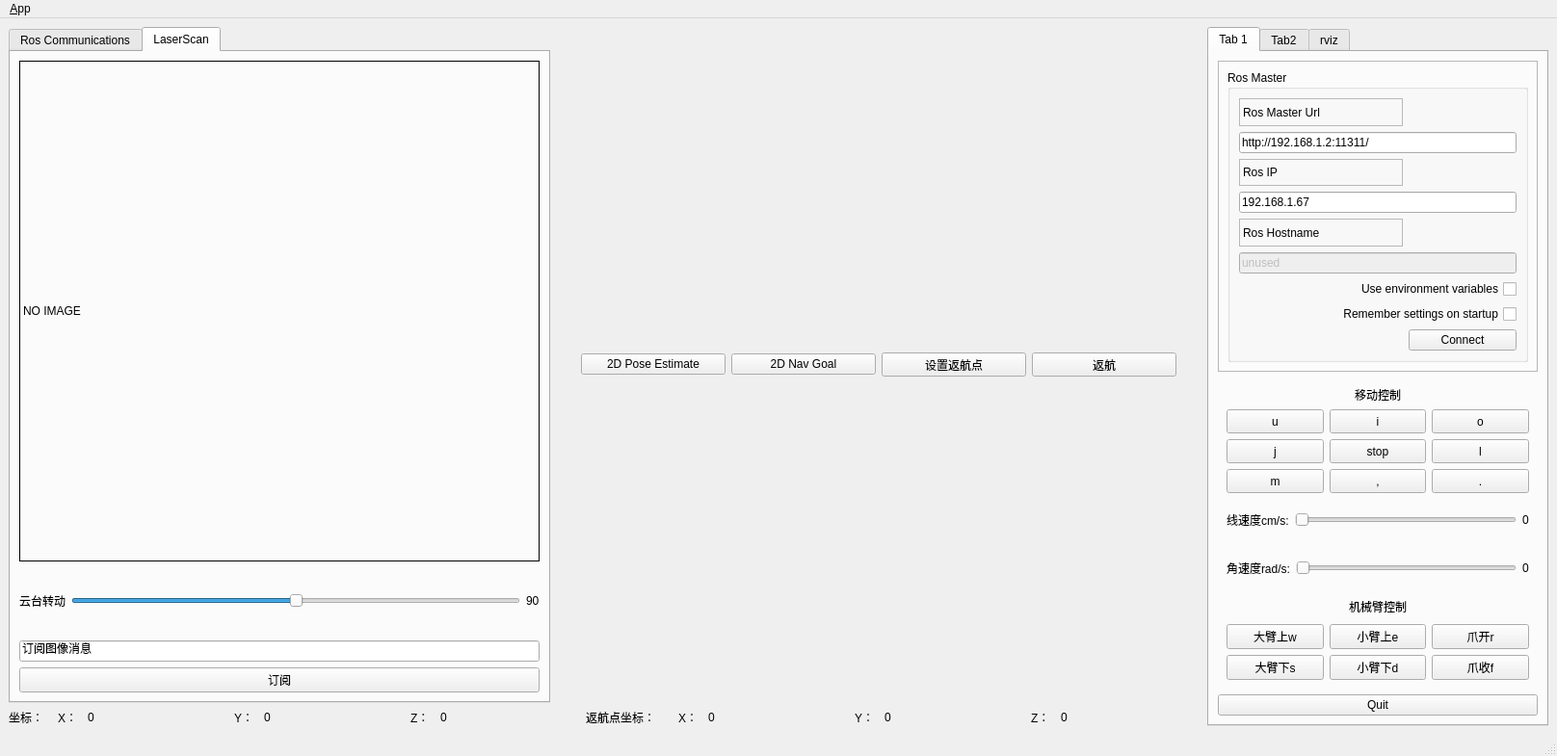
<?xml version="1.0" encoding="UTF-8"?>
<ui version="4.0">
 <class>MainWindowDesign</class>
 <widget class="QMainWindow" name="MainWindowDesign">
  <property name="geometry">
   <rect>
    <x>0</x>
    <y>0</y>
    <width>1616</width>
    <height>785</height>
   </rect>
  </property>
  <property name="maximumSize">
   <size>
    <width>100000</width>
    <height>100000</height>
   </size>
  </property>
  <property name="windowTitle">
   <string>QRosApp</string>
  </property>
  <property name="windowIcon">
   <iconset resource="../resources/images.qrc">
    <normaloff>:/images/icon.png</normaloff>:/images/icon.png</iconset>
  </property>
  <property name="locale">
   <locale language="English" country="Australia"/>
  </property>
  <widget class="QWidget" name="centralwidget">
   <layout class="QGridLayout" name="gridLayout_3">
    <item row="0" column="0">
     <layout class="QHBoxLayout" name="horizontalLayout_8">
      <item>
       <layout class="QVBoxLayout" name="verticalLayout_12">
        <item>
         <layout class="QHBoxLayout" name="horizontalLayout_7">
          <item>
           <widget class="QTabWidget" name="tab_manager">
            <property name="minimumSize">
             <size>
              <width>560</width>
              <height>670</height>
             </size>
            </property>
            <property name="maximumSize">
             <size>
              <width>100000</width>
              <height>100000</height>
             </size>
            </property>
            <property name="locale">
             <locale language="English" country="Australia"/>
            </property>
            <property name="currentIndex">
             <number>1</number>
            </property>
            <widget class="QWidget" name="tab_status">
             <attribute name="title">
              <string>Ros Communications</string>
             </attribute>
             <layout class="QVBoxLayout" name="verticalLayout_7">
              <item>
               <layout class="QHBoxLayout" name="horizontalLayout_6">
                <item>
                 <layout class="QVBoxLayout" name="verticalLayout_4">
                  <item>
                   <widget class="QWidget" name="widget_speed_x" native="true">
                    <property name="minimumSize">
                     <size>
                      <width>250</width>
                      <height>250</height>
                     </size>
                    </property>
                    <property name="maximumSize">
                     <size>
                      <width>100000</width>
                      <height>100000</height>
                     </size>
                    </property>
                   </widget>
                  </item>
                  <item>
                   <layout class="QHBoxLayout" name="horizontalLayout_3">
                    <item>
                     <widget class="QLabel" name="label_4">
                      <property name="minimumSize">
                       <size>
                        <width>125</width>
                        <height>20</height>
                       </size>
                      </property>
                      <property name="maximumSize">
                       <size>
                        <width>125</width>
                        <height>16777215</height>
                       </size>
                      </property>
                      <property name="text">
                       <string>x轴线速度</string>
                      </property>
                      <property name="alignment">
                       <set>Qt::AlignCenter</set>
                      </property>
                     </widget>
                    </item>
                    <item>
                     <widget class="QLabel" name="label_dir_x">
                      <property name="minimumSize">
                       <size>
                        <width>125</width>
                        <height>20</height>
                       </size>
                      </property>
                      <property name="maximumSize">
                       <size>
                        <width>125</width>
                        <height>16777215</height>
                       </size>
                      </property>
                      <property name="text">
                       <string>正向</string>
                      </property>
                      <property name="alignment">
                       <set>Qt::AlignCenter</set>
                      </property>
                     </widget>
                    </item>
                   </layout>
                  </item>
                 </layout>
                </item>
                <item>
                 <layout class="QVBoxLayout" name="verticalLayout_6">
                  <item>
                   <widget class="QWidget" name="widget_speed_y" native="true">
                    <property name="minimumSize">
                     <size>
                      <width>250</width>
                      <height>250</height>
                     </size>
                    </property>
                    <property name="maximumSize">
                     <size>
                      <width>10000</width>
                      <height>10000</height>
                     </size>
                    </property>
                   </widget>
                  </item>
                  <item>
                   <layout class="QHBoxLayout" name="horizontalLayout_4">
                    <item>
                     <widget class="QLabel" name="label_6">
                      <property name="minimumSize">
                       <size>
                        <width>125</width>
                        <height>23</height>
                       </size>
                      </property>
                      <property name="maximumSize">
                       <size>
                        <width>125</width>
                        <height>16777215</height>
                       </size>
                      </property>
                      <property name="text">
                       <string>y轴线速度</string>
                      </property>
                      <property name="alignment">
                       <set>Qt::AlignCenter</set>
                      </property>
                     </widget>
                    </item>
                    <item>
                     <widget class="QLabel" name="label_dir_y">
                      <property name="minimumSize">
                       <size>
                        <width>125</width>
                        <height>20</height>
                       </size>
                      </property>
                      <property name="maximumSize">
                       <size>
                        <width>125</width>
                        <height>16777215</height>
                       </size>
                      </property>
                      <property name="text">
                       <string>正向</string>
                      </property>
                      <property name="alignment">
                       <set>Qt::AlignCenter</set>
                      </property>
                     </widget>
                    </item>
                   </layout>
                  </item>
                 </layout>
                </item>
               </layout>
              </item>
              <item>
               <widget class="QFrame" name="frame_2">
                <property name="frameShape">
                 <enum>QFrame::HLine</enum>
                </property>
                <property name="frameShadow">
                 <enum>QFrame::Raised</enum>
                </property>
               </widget>
              </item>
              <item>
               <widget class="QGroupBox" name="groupBox_12">
                <property name="enabled">
                 <bool>true</bool>
                </property>
                <property name="sizePolicy">
                 <sizepolicy hsizetype="Preferred" vsizetype="Preferred">
                  <horstretch>0</horstretch>
                  <verstretch>0</verstretch>
                 </sizepolicy>
                </property>
                <property name="minimumSize">
                 <size>
                  <width>270</width>
                  <height>300</height>
                 </size>
                </property>
                <property name="maximumSize">
                 <size>
                  <width>10000</width>
                  <height>10000</height>
                 </size>
                </property>
                <property name="title">
                 <string>Logging</string>
                </property>
                <widget class="QListView" name="view_logging">
                 <property name="geometry">
                  <rect>
                   <x>12</x>
                   <y>32</y>
                   <width>521</width>
                   <height>291</height>
                  </rect>
                 </property>
                 <property name="minimumSize">
                  <size>
                   <width>250</width>
                   <height>250</height>
                  </size>
                 </property>
                 <property name="maximumSize">
                  <size>
                   <width>10000</width>
                   <height>10000</height>
                  </size>
                 </property>
                </widget>
               </widget>
              </item>
             </layout>
            </widget>
            <widget class="QWidget" name="tab_3">
             <attribute name="title">
              <string>LaserScan</string>
             </attribute>
             <layout class="QGridLayout" name="gridLayout_7">
              <item row="0" column="0">
               <layout class="QVBoxLayout" name="verticalLayout_10">
                <item>
                 <widget class="QLabel" name="label_image">
                  <property name="minimumSize">
                   <size>
                    <width>540</width>
                    <height>520</height>
                   </size>
                  </property>
                  <property name="maximumSize">
                   <size>
                    <width>10000</width>
                    <height>10000</height>
                   </size>
                  </property>
                  <property name="styleSheet">
                   <string notr="true">border:1px solid black</string>
                  </property>
                  <property name="text">
                   <string>NO IMAGE</string>
                  </property>
                 </widget>
                </item>
                <item>
                 <layout class="QVBoxLayout" name="verticalLayout_9">
                  <item>
                   <layout class="QHBoxLayout" name="horizontalLayout_9">
                    <item>
                     <widget class="QLabel" name="label_22">
                      <property name="text">
                       <string>云台转动</string>
                      </property>
                     </widget>
                    </item>
                    <item>
                     <widget class="QSlider" name="PTZ_Slider">
                      <property name="minimum">
                       <number>60</number>
                      </property>
                      <property name="maximum">
                       <number>120</number>
                      </property>
                      <property name="value">
                       <number>90</number>
                      </property>
                      <property name="orientation">
                       <enum>Qt::Horizontal</enum>
                      </property>
                     </widget>
                    </item>
                    <item>
                     <widget class="QLabel" name="label_PTZ">
                      <property name="text">
                       <string>90</string>
                      </property>
                     </widget>
                    </item>
                   </layout>
                  </item>
                  <item>
                   <layout class="QVBoxLayout" name="verticalLayout_8">
                    <item>
                     <widget class="QLineEdit" name="lineEdit_image_topic">
                      <property name="text">
                       <string>订阅图像消息</string>
                      </property>
                     </widget>
                    </item>
                    <item>
                     <widget class="QPushButton" name="pushButton_sub_image">
                      <property name="text">
                       <string>订阅</string>
                      </property>
                     </widget>
                    </item>
                   </layout>
                  </item>
                 </layout>
                </item>
               </layout>
              </item>
             </layout>
            </widget>
           </widget>
          </item>
          <item>
           <widget class="QWidget" name="widget_2" native="true">
            <property name="sizePolicy">
             <sizepolicy hsizetype="Preferred" vsizetype="Preferred">
              <horstretch>0</horstretch>
              <verstretch>0</verstretch>
             </sizepolicy>
            </property>
            <property name="minimumSize">
             <size>
              <width>670</width>
              <height>680</height>
             </size>
            </property>
            <layout class="QGridLayout" name="gridLayout_2">
             <item row="0" column="0">
              <layout class="QVBoxLayout" name="verticalLayout_5">
               <item>
                <layout class="QHBoxLayout" name="horizontalLayout_2">
                 <item>
                  <widget class="QPushButton" name="set_start_pose_btn">
                   <property name="maximumSize">
                    <size>
                     <width>150</width>
                     <height>16777215</height>
                    </size>
                   </property>
                   <property name="text">
                    <string>2D Pose Estimate</string>
                   </property>
                   <property name="icon">
                    <iconset resource="../resources/images.qrc">
                     <normaloff>:/images/2D_Pose_Estimate.png</normaloff>:/images/2D_Pose_Estimate.png</iconset>
                   </property>
                  </widget>
                 </item>
                 <item>
                  <widget class="QPushButton" name="set_goal_pose_btn">
                   <property name="maximumSize">
                    <size>
                     <width>150</width>
                     <height>16777215</height>
                    </size>
                   </property>
                   <property name="text">
                    <string>2D Nav Goal</string>
                   </property>
                   <property name="icon">
                    <iconset resource="../resources/images.qrc">
                     <normaloff>:/images/2D_Nav_Goal.png</normaloff>:/images/2D_Nav_Goal.png</iconset>
                   </property>
                  </widget>
                 </item>
                 <item>
                  <widget class="QPushButton" name="set_returnpose_btn">
                   <property name="minimumSize">
                    <size>
                     <width>150</width>
                     <height>25</height>
                    </size>
                   </property>
                   <property name="maximumSize">
                    <size>
                     <width>150</width>
                     <height>25</height>
                    </size>
                   </property>
                   <property name="text">
                    <string>设置返航点</string>
                   </property>
                   <property name="icon">
                    <iconset resource="../resources/images.qrc">
                     <normaloff>:/images/set_pose.png</normaloff>:/images/set_pose.png</iconset>
                   </property>
                  </widget>
                 </item>
                 <item>
                  <widget class="QPushButton" name="returnpose_btn">
                   <property name="minimumSize">
                    <size>
                     <width>150</width>
                     <height>25</height>
                    </size>
                   </property>
                   <property name="maximumSize">
                    <size>
                     <width>150</width>
                     <height>25</height>
                    </size>
                   </property>
                   <property name="text">
                    <string>返航</string>
                   </property>
                   <property name="icon">
                    <iconset resource="../resources/images.qrc">
                     <normaloff>:/images/return.png</normaloff>:/images/return.png</iconset>
                   </property>
                  </widget>
                 </item>
                </layout>
               </item>
               <item>
                <layout class="QVBoxLayout" name="Layout_rviz"/>
               </item>
              </layout>
             </item>
            </layout>
           </widget>
          </item>
         </layout>
        </item>
        <item>
         <layout class="QHBoxLayout" name="horizontalLayout_5">
          <item>
           <widget class="QLabel" name="label_12">
            <property name="minimumSize">
             <size>
              <width>45</width>
              <height>0</height>
             </size>
            </property>
            <property name="maximumSize">
             <size>
              <width>45</width>
              <height>16777215</height>
             </size>
            </property>
            <property name="text">
             <string>坐标：</string>
            </property>
           </widget>
          </item>
          <item>
           <widget class="QLabel" name="label_13">
            <property name="maximumSize">
             <size>
              <width>25</width>
              <height>16777215</height>
             </size>
            </property>
            <property name="text">
             <string>X：</string>
            </property>
           </widget>
          </item>
          <item>
           <widget class="QLabel" name="pose_x">
            <property name="minimumSize">
             <size>
              <width>71</width>
              <height>0</height>
             </size>
            </property>
            <property name="maximumSize">
             <size>
              <width>16777215</width>
              <height>16777215</height>
             </size>
            </property>
            <property name="text">
             <string>0</string>
            </property>
           </widget>
          </item>
          <item>
           <widget class="QLabel" name="label_14">
            <property name="maximumSize">
             <size>
              <width>25</width>
              <height>16777215</height>
             </size>
            </property>
            <property name="text">
             <string>Y：</string>
            </property>
           </widget>
          </item>
          <item>
           <widget class="QLabel" name="pose_y">
            <property name="minimumSize">
             <size>
              <width>71</width>
              <height>0</height>
             </size>
            </property>
            <property name="maximumSize">
             <size>
              <width>16777215</width>
              <height>16777215</height>
             </size>
            </property>
            <property name="text">
             <string>0</string>
            </property>
           </widget>
          </item>
          <item>
           <widget class="QLabel" name="label_16">
            <property name="maximumSize">
             <size>
              <width>25</width>
              <height>16777215</height>
             </size>
            </property>
            <property name="text">
             <string>Z：</string>
            </property>
           </widget>
          </item>
          <item>
           <widget class="QLabel" name="pose_z">
            <property name="minimumSize">
             <size>
              <width>71</width>
              <height>0</height>
             </size>
            </property>
            <property name="maximumSize">
             <size>
              <width>16777215</width>
              <height>16777215</height>
             </size>
            </property>
            <property name="text">
             <string>0</string>
            </property>
           </widget>
          </item>
          <item>
           <widget class="QLabel" name="label_18">
            <property name="minimumSize">
             <size>
              <width>90</width>
              <height>0</height>
             </size>
            </property>
            <property name="maximumSize">
             <size>
              <width>90</width>
              <height>16777215</height>
             </size>
            </property>
            <property name="text">
             <string>返航点坐标：</string>
            </property>
           </widget>
          </item>
          <item>
           <widget class="QLabel" name="label_15">
            <property name="maximumSize">
             <size>
              <width>25</width>
              <height>16777215</height>
             </size>
            </property>
            <property name="text">
             <string>X：</string>
            </property>
           </widget>
          </item>
          <item>
           <widget class="QLabel" name="return_X">
            <property name="minimumSize">
             <size>
              <width>71</width>
              <height>0</height>
             </size>
            </property>
            <property name="maximumSize">
             <size>
              <width>16777215</width>
              <height>16777215</height>
             </size>
            </property>
            <property name="text">
             <string>0</string>
            </property>
           </widget>
          </item>
          <item>
           <widget class="QLabel" name="label_19">
            <property name="maximumSize">
             <size>
              <width>25</width>
              <height>16777215</height>
             </size>
            </property>
            <property name="text">
             <string>Y：</string>
            </property>
           </widget>
          </item>
          <item>
           <widget class="QLabel" name="return_Y">
            <property name="minimumSize">
             <size>
              <width>71</width>
              <height>0</height>
             </size>
            </property>
            <property name="maximumSize">
             <size>
              <width>16777215</width>
              <height>16777215</height>
             </size>
            </property>
            <property name="text">
             <string>0</string>
            </property>
           </widget>
          </item>
          <item>
           <widget class="QLabel" name="label_17">
            <property name="maximumSize">
             <size>
              <width>25</width>
              <height>16777215</height>
             </size>
            </property>
            <property name="text">
             <string>Z：</string>
            </property>
           </widget>
          </item>
          <item>
           <widget class="QLabel" name="return_Z">
            <property name="minimumSize">
             <size>
              <width>71</width>
              <height>0</height>
             </size>
            </property>
            <property name="maximumSize">
             <size>
              <width>16777215</width>
              <height>16777215</height>
             </size>
            </property>
            <property name="text">
             <string>0</string>
            </property>
           </widget>
          </item>
         </layout>
        </item>
       </layout>
      </item>
      <item>
       <widget class="QTabWidget" name="tabWidget">
        <property name="minimumSize">
         <size>
          <width>350</width>
          <height>700</height>
         </size>
        </property>
        <property name="maximumSize">
         <size>
          <width>10000</width>
          <height>10000</height>
         </size>
        </property>
        <property name="currentIndex">
         <number>0</number>
        </property>
        <widget class="QWidget" name="tab">
         <attribute name="title">
          <string>Tab 1</string>
         </attribute>
         <layout class="QVBoxLayout" name="verticalLayout_11">
          <item>
           <widget class="QFrame" name="frame">
            <property name="sizePolicy">
             <sizepolicy hsizetype="Minimum" vsizetype="Preferred">
              <horstretch>0</horstretch>
              <verstretch>0</verstretch>
             </sizepolicy>
            </property>
            <property name="frameShape">
             <enum>QFrame::StyledPanel</enum>
            </property>
            <property name="frameShadow">
             <enum>QFrame::Raised</enum>
            </property>
            <layout class="QVBoxLayout" name="verticalLayout_3">
             <item>
              <widget class="QGroupBox" name="groupBox">
               <property name="title">
                <string>Ros Master</string>
               </property>
               <layout class="QGridLayout" name="gridLayout">
                <item row="8" column="1">
                 <widget class="QPushButton" name="button_connect">
                  <property name="enabled">
                   <bool>true</bool>
                  </property>
                  <property name="sizePolicy">
                   <sizepolicy hsizetype="MinimumExpanding" vsizetype="Fixed">
                    <horstretch>0</horstretch>
                    <verstretch>0</verstretch>
                   </sizepolicy>
                  </property>
                  <property name="toolTip">
                   <string>Set the target to the current joint trajectory state.</string>
                  </property>
                  <property name="statusTip">
                   <string>Clear all waypoints and set the target to the current joint trajectory state.</string>
                  </property>
                  <property name="text">
                   <string>Connect</string>
                  </property>
                 </widget>
                </item>
                <item row="0" column="0">
                 <widget class="QLabel" name="label">
                  <property name="frameShape">
                   <enum>QFrame::StyledPanel</enum>
                  </property>
                  <property name="frameShadow">
                   <enum>QFrame::Raised</enum>
                  </property>
                  <property name="text">
                   <string>Ros Master Url</string>
                  </property>
                 </widget>
                </item>
                <item row="5" column="0" colspan="2">
                 <widget class="QLineEdit" name="line_edit_topic">
                  <property name="enabled">
                   <bool>false</bool>
                  </property>
                  <property name="text">
                   <string>unused</string>
                  </property>
                 </widget>
                </item>
                <item row="8" column="0">
                 <spacer name="horizontalSpacer">
                  <property name="orientation">
                   <enum>Qt::Horizontal</enum>
                  </property>
                  <property name="sizeHint" stdset="0">
                   <size>
                    <width>170</width>
                    <height>21</height>
                   </size>
                  </property>
                 </spacer>
                </item>
                <item row="7" column="0" colspan="2">
                 <widget class="QCheckBox" name="checkbox_remember_settings">
                  <property name="layoutDirection">
                   <enum>Qt::RightToLeft</enum>
                  </property>
                  <property name="text">
                   <string>Remember settings on startup</string>
                  </property>
                 </widget>
                </item>
                <item row="6" column="0" colspan="2">
                 <widget class="QCheckBox" name="checkbox_use_environment">
                  <property name="layoutDirection">
                   <enum>Qt::RightToLeft</enum>
                  </property>
                  <property name="text">
                   <string>Use environment variables</string>
                  </property>
                 </widget>
                </item>
                <item row="2" column="0">
                 <widget class="QLabel" name="label_2">
                  <property name="frameShape">
                   <enum>QFrame::StyledPanel</enum>
                  </property>
                  <property name="frameShadow">
                   <enum>QFrame::Raised</enum>
                  </property>
                  <property name="text">
                   <string>Ros IP</string>
                  </property>
                 </widget>
                </item>
                <item row="4" column="0">
                 <widget class="QLabel" name="label_3">
                  <property name="frameShape">
                   <enum>QFrame::StyledPanel</enum>
                  </property>
                  <property name="frameShadow">
                   <enum>QFrame::Raised</enum>
                  </property>
                  <property name="text">
                   <string>Ros Hostname</string>
                  </property>
                 </widget>
                </item>
                <item row="1" column="0" colspan="2">
                 <widget class="QLineEdit" name="line_edit_master">
                  <property name="text">
                   <string>http://192.168.1.2:11311/</string>
                  </property>
                 </widget>
                </item>
                <item row="3" column="0" colspan="2">
                 <widget class="QLineEdit" name="line_edit_host">
                  <property name="text">
                   <string>192.168.1.67</string>
                  </property>
                 </widget>
                </item>
               </layout>
              </widget>
             </item>
            </layout>
           </widget>
          </item>
          <item>
           <widget class="QWidget" name="widget" native="true">
            <layout class="QGridLayout" name="gridLayout_6">
             <item row="0" column="0">
              <layout class="QVBoxLayout" name="verticalLayout_14">
               <item>
                <layout class="QGridLayout" name="gridLayout_4">
                 <item row="1" column="2">
                  <widget class="QPushButton" name="pushButton_o">
                   <property name="minimumSize">
                    <size>
                     <width>90</width>
                     <height>25</height>
                    </size>
                   </property>
                   <property name="text">
                    <string>o</string>
                   </property>
                  </widget>
                 </item>
                 <item row="2" column="1">
                  <widget class="QPushButton" name="pushButton_stop">
                   <property name="minimumSize">
                    <size>
                     <width>90</width>
                     <height>25</height>
                    </size>
                   </property>
                   <property name="text">
                    <string>stop</string>
                   </property>
                  </widget>
                 </item>
                 <item row="1" column="0">
                  <widget class="QPushButton" name="pushButton_u">
                   <property name="minimumSize">
                    <size>
                     <width>90</width>
                     <height>25</height>
                    </size>
                   </property>
                   <property name="text">
                    <string>u</string>
                   </property>
                  </widget>
                 </item>
                 <item row="1" column="1">
                  <widget class="QPushButton" name="pushButton_i">
                   <property name="minimumSize">
                    <size>
                     <width>90</width>
                     <height>25</height>
                    </size>
                   </property>
                   <property name="text">
                    <string>i</string>
                   </property>
                  </widget>
                 </item>
                 <item row="3" column="2">
                  <widget class="QPushButton" name="pushButton_pe">
                   <property name="minimumSize">
                    <size>
                     <width>90</width>
                     <height>25</height>
                    </size>
                   </property>
                   <property name="text">
                    <string>.</string>
                   </property>
                  </widget>
                 </item>
                 <item row="2" column="2">
                  <widget class="QPushButton" name="pushButton_l">
                   <property name="minimumSize">
                    <size>
                     <width>90</width>
                     <height>25</height>
                    </size>
                   </property>
                   <property name="text">
                    <string>l</string>
                   </property>
                  </widget>
                 </item>
                 <item row="2" column="0">
                  <widget class="QPushButton" name="pushButton_j">
                   <property name="minimumSize">
                    <size>
                     <width>90</width>
                     <height>25</height>
                    </size>
                   </property>
                   <property name="text">
                    <string>j</string>
                   </property>
                  </widget>
                 </item>
                 <item row="3" column="1">
                  <widget class="QPushButton" name="pushButton_co">
                   <property name="minimumSize">
                    <size>
                     <width>90</width>
                     <height>25</height>
                    </size>
                   </property>
                   <property name="text">
                    <string>,</string>
                   </property>
                  </widget>
                 </item>
                 <item row="3" column="0">
                  <widget class="QPushButton" name="pushButton_m">
                   <property name="minimumSize">
                    <size>
                     <width>90</width>
                     <height>25</height>
                    </size>
                   </property>
                   <property name="text">
                    <string>m</string>
                   </property>
                  </widget>
                 </item>
                 <item row="0" column="1">
                  <widget class="QLabel" name="label_20">
                   <property name="text">
                    <string>移动控制</string>
                   </property>
                   <property name="alignment">
                    <set>Qt::AlignCenter</set>
                   </property>
                  </widget>
                 </item>
                </layout>
               </item>
               <item>
                <layout class="QVBoxLayout" name="verticalLayout_13">
                 <item>
                  <layout class="QHBoxLayout" name="horizontalLayout_10">
                   <item>
                    <widget class="QLabel" name="label_5">
                     <property name="maximumSize">
                      <size>
                       <width>16777215</width>
                       <height>23</height>
                      </size>
                     </property>
                     <property name="text">
                      <string>线速度cm/s:</string>
                     </property>
                    </widget>
                   </item>
                   <item>
                    <widget class="QSlider" name="horizontalSlider_linear">
                     <property name="value">
                      <number>0</number>
                     </property>
                     <property name="orientation">
                      <enum>Qt::Horizontal</enum>
                     </property>
                    </widget>
                   </item>
                   <item>
                    <widget class="QLabel" name="label_7">
                     <property name="text">
                      <string>0</string>
                     </property>
                    </widget>
                   </item>
                  </layout>
                 </item>
                 <item>
                  <layout class="QHBoxLayout" name="horizontalLayout_11">
                   <item>
                    <widget class="QLabel" name="label_8">
                     <property name="maximumSize">
                      <size>
                       <width>16777215</width>
                       <height>23</height>
                      </size>
                     </property>
                     <property name="text">
                      <string>角速度rad/s:</string>
                     </property>
                    </widget>
                   </item>
                   <item>
                    <widget class="QSlider" name="horizontalSlider_raw">
                     <property name="orientation">
                      <enum>Qt::Horizontal</enum>
                     </property>
                    </widget>
                   </item>
                   <item>
                    <widget class="QLabel" name="label_9">
                     <property name="text">
                      <string>0</string>
                     </property>
                    </widget>
                   </item>
                  </layout>
                 </item>
                </layout>
               </item>
               <item>
                <layout class="QGridLayout" name="gridLayout_5">
                 <item row="0" column="1">
                  <widget class="QLabel" name="label_21">
                   <property name="maximumSize">
                    <size>
                     <width>16777215</width>
                     <height>25</height>
                    </size>
                   </property>
                   <property name="text">
                    <string>机械臂控制</string>
                   </property>
                   <property name="alignment">
                    <set>Qt::AlignCenter</set>
                   </property>
                  </widget>
                 </item>
                 <item row="1" column="0">
                  <widget class="QPushButton" name="pushButton_w">
                   <property name="minimumSize">
                    <size>
                     <width>90</width>
                     <height>25</height>
                    </size>
                   </property>
                   <property name="text">
                    <string>大臂上w</string>
                   </property>
                   <property name="autoRepeat">
                    <bool>true</bool>
                   </property>
                  </widget>
                 </item>
                 <item row="1" column="1">
                  <widget class="QPushButton" name="pushButton_e">
                   <property name="minimumSize">
                    <size>
                     <width>90</width>
                     <height>25</height>
                    </size>
                   </property>
                   <property name="text">
                    <string>小臂上e</string>
                   </property>
                   <property name="autoRepeat">
                    <bool>true</bool>
                   </property>
                  </widget>
                 </item>
                 <item row="1" column="2">
                  <widget class="QPushButton" name="pushButton_r">
                   <property name="minimumSize">
                    <size>
                     <width>90</width>
                     <height>25</height>
                    </size>
                   </property>
                   <property name="text">
                    <string>爪开r</string>
                   </property>
                   <property name="autoRepeat">
                    <bool>true</bool>
                   </property>
                  </widget>
                 </item>
                 <item row="2" column="0">
                  <widget class="QPushButton" name="pushButton_s">
                   <property name="minimumSize">
                    <size>
                     <width>90</width>
                     <height>25</height>
                    </size>
                   </property>
                   <property name="text">
                    <string>大臂下s</string>
                   </property>
                   <property name="autoRepeat">
                    <bool>true</bool>
                   </property>
                  </widget>
                 </item>
                 <item row="2" column="1">
                  <widget class="QPushButton" name="pushButton_d">
                   <property name="minimumSize">
                    <size>
                     <width>90</width>
                     <height>25</height>
                    </size>
                   </property>
                   <property name="text">
                    <string>小臂下d</string>
                   </property>
                   <property name="autoRepeat">
                    <bool>true</bool>
                   </property>
                  </widget>
                 </item>
                 <item row="2" column="2">
                  <widget class="QPushButton" name="pushButton_f">
                   <property name="minimumSize">
                    <size>
                     <width>90</width>
                     <height>25</height>
                    </size>
                   </property>
                   <property name="text">
                    <string>爪收f</string>
                   </property>
                   <property name="autoRepeat">
                    <bool>true</bool>
                   </property>
                  </widget>
                 </item>
                </layout>
               </item>
              </layout>
             </item>
            </layout>
           </widget>
          </item>
          <item>
           <widget class="QPushButton" name="quit_button">
            <property name="sizePolicy">
             <sizepolicy hsizetype="MinimumExpanding" vsizetype="Fixed">
              <horstretch>0</horstretch>
              <verstretch>0</verstretch>
             </sizepolicy>
            </property>
            <property name="text">
             <string>Quit</string>
            </property>
           </widget>
          </item>
         </layout>
        </widget>
        <widget class="QWidget" name="tab_2">
         <attribute name="title">
          <string>Tab2</string>
         </attribute>
         <widget class="QGroupBox" name="groupBox_2">
          <property name="geometry">
           <rect>
            <x>10</x>
            <y>30</y>
            <width>321</width>
            <height>131</height>
           </rect>
          </property>
          <property name="title">
           <string>激光雷达</string>
          </property>
          <widget class="QPushButton" name="laser_btn">
           <property name="geometry">
            <rect>
             <x>90</x>
             <y>100</y>
             <width>121</width>
             <height>25</height>
            </rect>
           </property>
           <property name="text">
            <string>打开激光雷达</string>
           </property>
          </widget>
          <widget class="QTextEdit" name="textEdit_laser_cmd">
           <property name="geometry">
            <rect>
             <x>20</x>
             <y>30</y>
             <width>281</width>
             <height>51</height>
            </rect>
           </property>
          </widget>
         </widget>
         <widget class="QTextEdit" name="textEdit_quick_output">
          <property name="geometry">
           <rect>
            <x>30</x>
            <y>230</y>
            <width>291</width>
            <height>121</height>
           </rect>
          </property>
          <property name="styleSheet">
           <string notr="true">background:black</string>
          </property>
         </widget>
        </widget>
        <widget class="QWidget" name="Tab2">
         <attribute name="title">
          <string>rviz</string>
         </attribute>
         <layout class="QVBoxLayout" name="verticalLayout_2">
          <item>
           <layout class="QVBoxLayout" name="verticalLayout">
            <item>
             <layout class="QHBoxLayout" name="horizontalLayout">
              <item>
               <widget class="QLabel" name="label_10">
                <property name="minimumSize">
                 <size>
                  <width>16</width>
                  <height>16</height>
                 </size>
                </property>
                <property name="maximumSize">
                 <size>
                  <width>25</width>
                  <height>16</height>
                 </size>
                </property>
                <property name="text">
                 <string/>
                </property>
                <property name="pixmap">
                 <pixmap resource="../resources/images.qrc">:/images/display.png</pixmap>
                </property>
               </widget>
              </item>
              <item>
               <widget class="QLabel" name="label_11">
                <property name="text">
                 <string>Display</string>
                </property>
               </widget>
              </item>
             </layout>
            </item>
            <item>
             <widget class="QTreeWidget" name="treeWidget">
              <attribute name="headerMinimumSectionSize">
               <number>150</number>
              </attribute>
              <attribute name="headerDefaultSectionSize">
               <number>150</number>
              </attribute>
              <column>
               <property name="text">
                <string notr="true">1</string>
               </property>
              </column>
             </widget>
            </item>
           </layout>
          </item>
         </layout>
        </widget>
       </widget>
      </item>
     </layout>
    </item>
   </layout>
  </widget>
  <widget class="QMenuBar" name="menubar">
   <property name="geometry">
    <rect>
     <x>0</x>
     <y>0</y>
     <width>1616</width>
     <height>28</height>
    </rect>
   </property>
   <widget class="QMenu" name="menu_File">
    <property name="title">
     <string>&amp;App</string>
    </property>
    <addaction name="action_Preferences"/>
    <addaction name="separator"/>
    <addaction name="actionAbout"/>
    <addaction name="actionAbout_Qt"/>
    <addaction name="separator"/>
    <addaction name="action_Quit"/>
   </widget>
   <addaction name="menu_File"/>
  </widget>
  <widget class="QStatusBar" name="statusbar"/>
  <action name="action_Quit">
   <property name="text">
    <string>&amp;Quit</string>
   </property>
   <property name="shortcut">
    <string>Ctrl+Q</string>
   </property>
   <property name="shortcutContext">
    <enum>Qt::ApplicationShortcut</enum>
   </property>
  </action>
  <action name="action_Preferences">
   <property name="text">
    <string>&amp;Preferences</string>
   </property>
  </action>
  <action name="actionAbout">
   <property name="text">
    <string>&amp;About</string>
   </property>
  </action>
  <action name="actionAbout_Qt">
   <property name="text">
    <string>About &amp;Qt</string>
   </property>
  </action>
 </widget>
 <resources>
  <include location="../resources/images.qrc"/>
 </resources>
 <connections>
  <connection>
   <sender>action_Quit</sender>
   <signal>triggered()</signal>
   <receiver>MainWindowDesign</receiver>
   <slot>close()</slot>
   <hints>
    <hint type="sourcelabel">
     <x>-1</x>
     <y>-1</y>
    </hint>
    <hint type="destinationlabel">
     <x>399</x>
     <y>299</y>
    </hint>
   </hints>
  </connection>
 </connections>
</ui>
